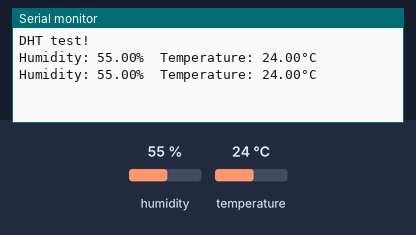
Bench run of a sketch on a simulated ESP8266 (NodeMCU). Parts: the last lines printed to the serial monitor. The test bench sets the inputs (shaded band); at power-on: humidity 55 %, temperature 24 °C.

Above: at 4.8 s.
4.9 s: humidity set to 22 %
At 7.0 s:
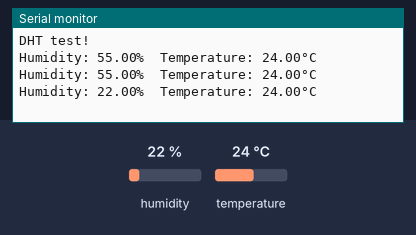
7.9 s: temperature set to 12 °C
At 9.3 s:
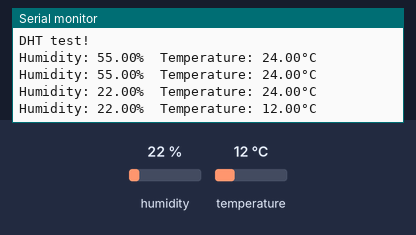
10.9 s: humidity set to 40 %
At 12.9 s:
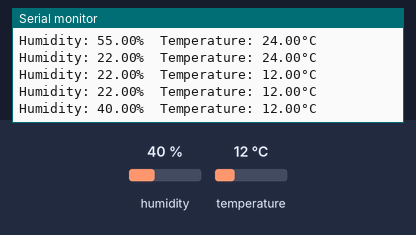
Timing chart, 0 to 14.4 s (numbered marks = the images above; inputs shaded):
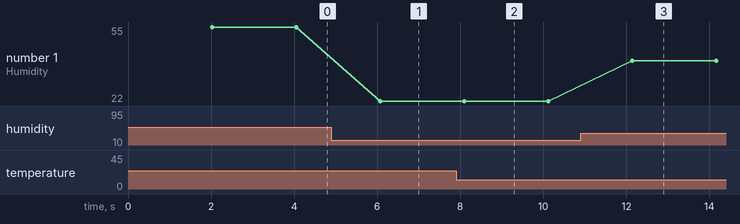

The sketch:

DHT_KY-016_.ino
```cpp
#include "DHT.h"
DHT dht(D5, DHT11);

void setup() {
  Serial.begin(9600);
  Serial.println(F("DHT test!"));
  dht.begin();
}

void loop() {
  delay(2000);

  float h = dht.readHumidity();
  float t = dht.readTemperature();

  if (isnan(h) || isnan(t)) {
    Serial.println(F("Failed to read from DHT sensor!"));
    return;
  }

  Serial.print(F("Humidity: "));
  Serial.print(h);
  Serial.print(F("%  Temperature: "));
  Serial.print(t);
  Serial.println(F("°C "));
}
```

Measured:
- after the input at 4.9 s, the serial monitor: prints a new line after 1.2 s (image 1)
- after the input at 7.9 s, the serial monitor: prints a new line after 0.19 s (image 2)
- after the input at 10.9 s, the serial monitor: prints a new line after 1.2 s (image 3)
- plotted number 1: 55 → 22 after the input at 4.9 s, 22 → 40 after the input at 10.9 s
